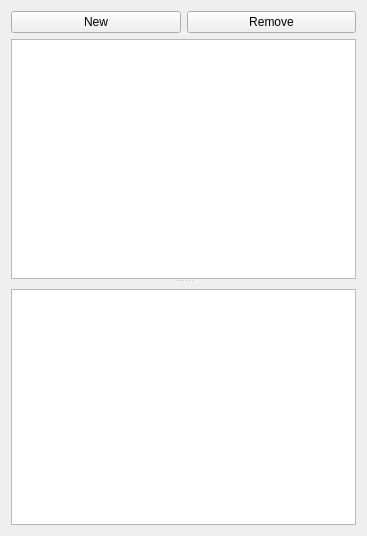
<?xml version="1.0" encoding="UTF-8"?>
<!--
######################################################################################################################
# Copyright (C) 2017-2020 Spine project consortium
# This file is part of Spine Toolbox.
# Spine Toolbox is free software: you can redistribute it and\/or modify it under the terms of the GNU Lesser General
# Public License as published by the Free Software Foundation, either version 3 of the License, or (at your option)
# any later version. This program is distributed in the hope that it will be useful, but WITHOUT ANY WARRANTY;
# without even the implied warranty of MERCHANTABILITY or FITNESS FOR A PARTICULAR PURPOSE. See the GNU Lesser General
# Public License for more details. You should have received a copy of the GNU Lesser General Public License along with
# this program. If not, see <http:\/\/www.gnu.org\/licenses\/>.
######################################################################################################################
-->
<ui version="4.0">
 <class>ImportMappings</class>
 <widget class="QWidget" name="ImportMappings">
  <property name="geometry">
   <rect>
    <x>0</x>
    <y>0</y>
    <width>367</width>
    <height>536</height>
   </rect>
  </property>
  <property name="windowTitle">
   <string>Form</string>
  </property>
  <layout class="QVBoxLayout" name="verticalLayout_3">
   <item>
    <widget class="QSplitter" name="mapping_splitter">
     <property name="orientation">
      <enum>Qt::Vertical</enum>
     </property>
     <widget class="QWidget" name="verticalLayoutWidget">
      <layout class="QVBoxLayout" name="top_layout">
       <item>
        <layout class="QHBoxLayout" name="button_layout">
         <item>
          <widget class="QPushButton" name="new_button">
           <property name="text">
            <string>New</string>
           </property>
          </widget>
         </item>
         <item>
          <widget class="QPushButton" name="remove_button">
           <property name="text">
            <string>Remove</string>
           </property>
          </widget>
         </item>
        </layout>
       </item>
       <item>
        <widget class="QListView" name="list_view"/>
       </item>
      </layout>
     </widget>
     <widget class="QWidget" name="verticalLayoutWidget_2">
      <layout class="QVBoxLayout" name="bottom_layout">
       <item>
        <widget class="ImportMappingOptions" name="options" native="true"/>
       </item>
       <item>
        <widget class="QTableView" name="table_view"/>
       </item>
      </layout>
     </widget>
    </widget>
   </item>
  </layout>
 </widget>
 <customwidgets>
  <customwidget>
   <class>ImportMappingOptions</class>
   <extends>QWidget</extends>
   <header>spinetoolbox/import_editor/widgets/import_mapping_options.h</header>
   <container>1</container>
  </customwidget>
 </customwidgets>
 <resources/>
 <connections/>
</ui>
